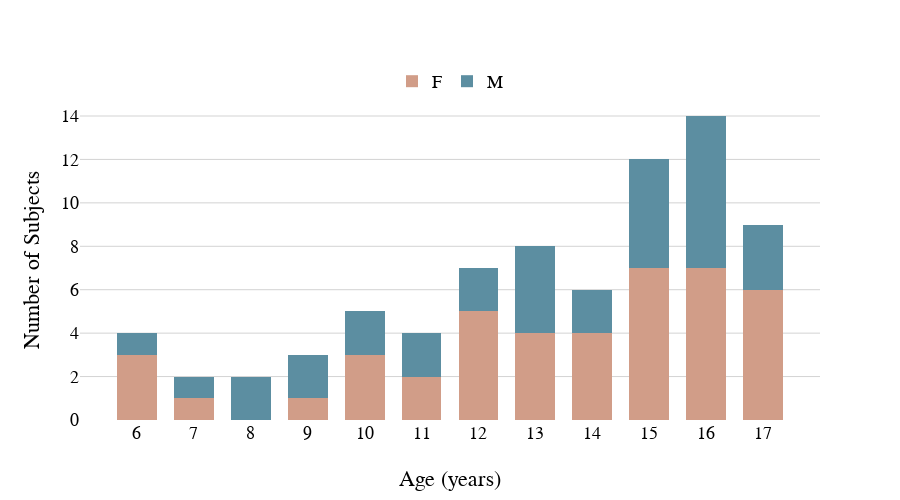

The code cell stored with this chart in its notebook:
### Code cell
# Plot demographics for included subjects in DWI analysis
plot_demographics(include_dwi_subjects)

### Figure 1 — Plotly figure (JSON) as saved in the notebook; plotly's stock layout.template omitted (floating-point values rounded to 4 significant figures)
{"data": [{"legendgroup": "F", "marker": {"color": "#D19D88"}, "name": "F", "opacity": 1, "type": "histogram", "x": [15, 15, 17, 14, 17, 16, 14, 14, 13, 15, 9, 16, 17, 12, 10, 11, 13, 11, 15, 17, 14, 7, 10, 13, 15, 16, 15, 10, 12, 6, 12, 16, 17, 13, 16, 12, 17, 16, 6, 6, 12, 16, 15], "xaxis": "x", "xbins": {"size": 1}, "yaxis": "y"}, {"legendgroup": "M", "marker": {"color": "#5C8EA1"}, "name": "M", "opacity": 1, "type": "histogram", "x": [17, 15, 13, 14, 16, 16, 7, 16, 17, 11, 13, 15, 12, 16, 16, 6, 16, 16, 15, 10, 15, 13, 10, 9, 14, 13, 17, 12, 9, 8, 11, 8, 15], "xaxis": "x", "xbins": {"size": 1}, "yaxis": "y"}], "layout": {"annotations": [{"font": {"size": 18}, "showarrow": false, "text": "6", "x": 6, "xanchor": "center", "xref": "x", "y": -0.01, "yanchor": "top", "yref": "paper"}, {"font": {"size": 18}, "showarrow": false, "text": "7", "x": 7, "xanchor": "center", "xref": "x", "y": -0.01, "yanchor": "top", "yref": "paper"}, {"font": {"size": 18}, "showarrow": false, "text": "8", "x": 8, "xanchor": "center", "xref": "x", "y": -0.01, "yanchor": "top", "yref": "paper"}, {"font": {"size": 18}, "showarrow": false, "text": "9", "x": 9, "xanchor": "center", "xref": "x", "y": -0.01, "yanchor": "top", "yref": "paper"}, {"font": {"size": 18}, "showarrow": false, "text": "10", "x": 10, "xanchor": "center", "xref": "x", "y": -0.01, "yanchor": "top", "yref": "paper"}, {"font": {"size": 18}, "showarrow": false, "text": "11", "x": 11, "xanchor": "center", "xref": "x", "y": -0.01, "yanchor": "top", "yref": "paper"}, {"font": {"size": 18}, "showarrow": false, "text": "12", "x": 12, "xanchor": "center", "xref": "x", "y": -0.01, "yanchor": "top", "yref": "paper"}, {"font": {"size": 18}, "showarrow": false, "text": "13", "x": 13, "xanchor": "center", "xref": "x", "y": -0.01, "yanchor": "top", "yref": "paper"}, {"font": {"size": 18}, "showarrow": false, "text": "14", "x": 14, "xanchor": "center", "xref": "x", "y": -0.01, "yanchor": "top", "yref": "paper"}, {"font": {"size": 18}, "showarrow": false, "text": "15", "x": 15, "xanchor": "center", "xref": "x", "y": -0.01, "yanchor": "top", "yref": "paper"}, {"font": {"size": 18}, "showarrow": false, "text": "16", "x": 16, "xanchor": "center", "xref": "x", "y": -0.01, "yanchor": "top", "yref": "paper"}, {"font": {"size": 18}, "showarrow": false, "text": "17", "x": 17, "xanchor": "center", "xref": "x", "y": -0.01, "yanchor": "top", "yref": "paper"}], "bargap": 0.3, "barmode": "stack", "font": {"color": "black", "family": "Arial", "size": 18}, "height": 500, "legend": {"orientation": "h", "x": 0.5, "xanchor": "center", "y": 1, "yanchor": "bottom"}, "plot_bgcolor": "white", "width": 900, "xaxis": {"anchor": "y", "domain": [0, 1], "gridwidth": 1, "range": [5, 18], "showgrid": false, "tickmode": "array", "ticktext": ["", "", "", "", "", "", "", "", "", "", "", ""], "tickvals": [6, 7, 8, 9, 10, 11, 12, 13, 14, 15, 16, 17], "title": {"standoff": 50, "text": "Age (years)"}}, "yaxis": {"anchor": "x", "domain": [0, 1], "gridcolor": "lightgrey", "gridwidth": 1, "showgrid": true, "title": {"text": "Number of Subjects"}}}}
